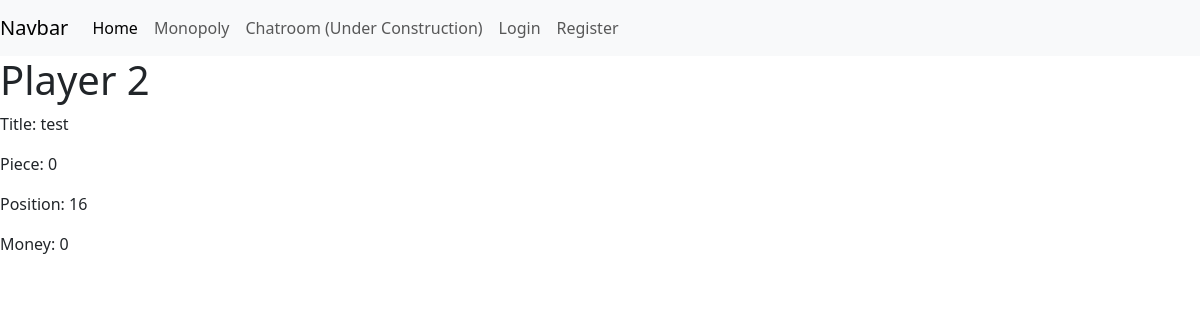
The page /details/2 on the database as committed earlier.
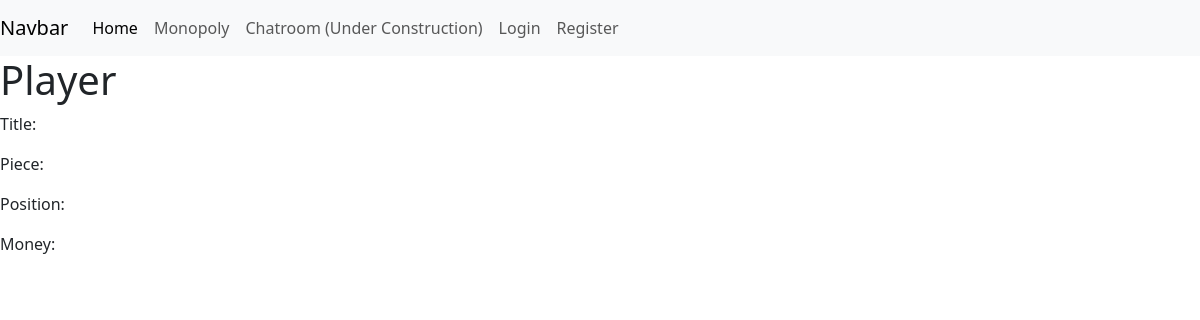
The same page on the database as committed later.
### models.py (models this page shows, shortened)
class Player(UserMixin, db.Model):
    __tablename__ = "players"
    id: Mapped[int] = mapped_column(primary_key=True)
    title: Mapped[str] = mapped_column(String(30))
    piece: Mapped[int] = mapped_column()
    position: Mapped[int] = mapped_column()
    money: Mapped[int] = mapped_column()
    password_hash: Mapped[Optional[str]] = mapped_column(String(256))
    properties = relationship(
        "Property",
        back_populates="owner",
        cascade="save-update"
    )

### routes/home/home_routes.py (the view)
    @app.route("/details/<id>")
    def details(id):
        player = Player.query.filter(Player.id == id).first()  # Given as list, so we need first
        return render_template("details.html", player=player)

### templates/details.html (shortened to what this page needs)
{% extends "base.html" %}
{% block content %}
<h1>Player {{player.id}}</h1>
<p>Title: {{player.title}}</p>
<p>Piece: {{player.piece}}</p>
<p>Position: {{player.position}}</p>
<p>Money: {{player.money}}</p>
{% endblock %}

Rows that differ between the two databases and show on the page:
removed Player: id "2", title "test", piece "0", position "16", money "0"
